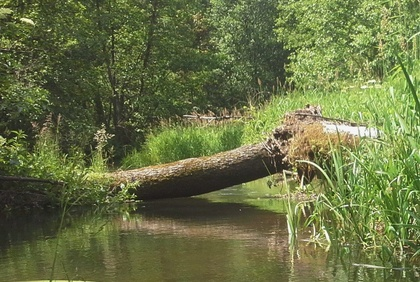
%> input picture graf/graf lab6/rzeczka.jpg, 420 x 282 px, shrunk from 981 x 658 before the run
$ octave lab6.m   (GNU Octave 9; MATLAB toolbox functions it lacks are replaced by stand-ins)
%> lines starting %> are read from the running program, lines starting %| are printed output that depends on the picture
### GRAFIKA 2/graf lab6/zasmaske.m
## Copyright (C) 2024 Jacek
##
## This program is free software: you can redistribute it and/or modify
## it under the terms of the GNU General Public License as published by
## the Free Software Foundation, either version 3 of the License, or
## (at your option) any later version.
##
## This program is distributed in the hope that it will be useful,
## but WITHOUT ANY WARRANTY; without even the implied warranty of
## MERCHANTABILITY or FITNESS FOR A PARTICULAR PURPOSE.  See the
## GNU General Public License for more details.
##
## You should have received a copy of the GNU General Public License
## along with this program.  If not, see <https://www.gnu.org/licenses/>.

## -*- texinfo -*-
## @deftypefn {} {@var{retval} =} zasmaske (@var{input1}, @var{input2})
##
## @seealso{}
## @end deftypefn

## Author: Jacek <Jacek@DESKTOP-50EU0VR>
## Created: 2024-01-04


% funkcja do używania maski na obiektach
% obiektem może byc zarówno obrazek (macierz 3-wymiarowa) lub zwykła macierz 2-wymiarowa
% funkcja działa tylko na masce 3x3
function wyjscie = zasmaske(obr, maska)
wyjscie = obr;
for n = 1:size(obr,3)
r = obr(:,:,n);
r2 = zeros(size(r,1)+2,size(r,2)+2);
r2(2:end-1, 2:end-1) = r;
r2(1,:) = r2(2,:);
r2(end,:) = r2(end-1,:);
r2(:,1) = r2(:,2);
r2(:,end) = r2(:,end-1);
r3 = zeros(size(r));
for i = (-1:1)
for j = (-1:1)
r3 += r2(2+i:end-1+i, 2+j:end-1+j)*maska(i+2,j+2);
end
end
wyjscie(:,:,n)=r3;
end
endfunction

### graf/graf lab6/lab6.m
figure
r = double(imread('rzeczka.jpg'));
imshow(r/255)

%zad1
a = [23,24,25;33,34,35;63,64,65;73,74,75];
maska = [0,0.2,0;0.3,0.4,0;0,0,0.1];
xd = zasmaske(a,maska);
xd

%zad2
figure
r = double(imread('rzeczka.jpg'));
imshow(r/255);
maska = [5,6,5;6,6,6;5,6,5];
maska./=sum(sum(maska)); % normalizacja maski
xd = zasmaske(r,maska);
%> call 2 of zasmaske, with maska = [0.1 0.12 0.1; 0.12 0.12 0.12; 0.1 0.12 0.1]
%> after the loop in zasmaske (call 2), `for n = 1:size(obr,3)`:
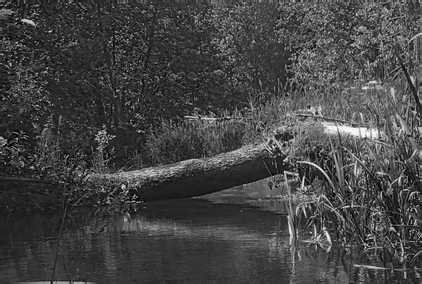
%> r2: size 284x422 double; min 0, max 250, mean 68.7
imshow(xd/255);

%zad3
figure
r = double(imread('rzeczka.jpg'));
imshow(r/255);
maska = [0,-1,0;-1,5,-1;0,-1,0];
xd = zasmaske(r,maska);
function wejscie = PrzytnijZakres(wejscie)
wejscie(wejscie < 0) = 0;
wejscie(wejscie > 255) = 255;
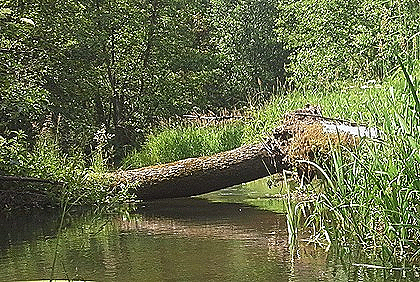
%> wejscie: size 282x420x3 double; mean R, G, B 102.5, 109.3, 74.2
end
xd = PrzytnijZakres(xd);
imshow(xd/255);

%zad4
figure
r = double(imread('rzeczka.jpg'));
imshow(r/255);
maska = [0,0,0;-1,0,1;0,0,0];
function wyjscie = SzaroscSrednia (r,g,b)
wyjscie = (r+g+b)/3;
end
r2 = SzaroscSrednia (r(:,:,1),r(:,:,2),r(:,:,3));
imshow(r2/255);
r3 = zasmaske(r2,maska);
%> call 4 of zasmaske, with maska = [0 0 0; -1 0 1; 0 0 0]
%> after the loop in zasmaske (call 4), `for n = 1:size(obr,3)`:
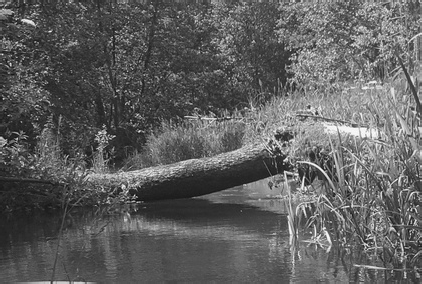
%> r2: size 284x422 double; min 8, max 253, mean 95.6
r4 = abs(r3); % chyba moduł ale nie jestem pewien
imshow(r4/255);

%zad5
figure
r = double(imread('rzeczka.jpg'));
imshow(r/255);
maska = [-1,-2,-1;0,0,0;1,2,1];
r2 = abs(zasmaske(r,maska));
%> r2: size 282x420x3 double
imshow(r2/255);

%zad6
figure
r = double(imread('rzeczka.jpg'));
imshow(r/255);
function wyjscie = SzaroscSrednia (r,g,b)
wyjscie = (r+g+b)/3;
end
r2 = SzaroscSrednia (r(:,:,1),r(:,:,2),r(:,:,3));
imshow(r2/255);
a = [0,-1,0;0,0,0;0,1,0];
b = [0,0,0;1,0,-1;0,0,0];
obr1 = abs(zasmaske(r,a));
obr2 = abs(zasmaske(r,b));
%> call 7 of zasmaske, with maska = [0 0 0; 1 0 -1; 0 0 0]
%> after the loop in zasmaske (call 7), `for n = 1:size(obr,3)`:
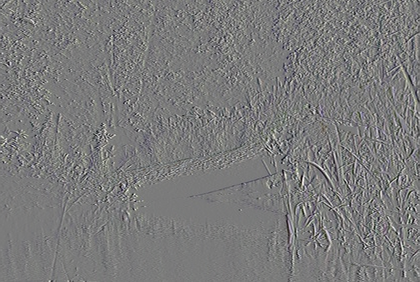
%> wyjscie: size 282x420x3 double; mean R, G, B -0.2, -0.3, -0.2; drawn with min black and max white
obrw = max(obr1,obr2);
imshow(obrw/255);

%zad7
figure
r = double(imread('rzeczka.jpg'));
imshow(r/255);
a = [-1,-1,0;-1,0,1;0,1,1];
function wyjscie = SzaroscSrednia (r,g,b)
wyjscie = (r+g+b)/3;
end
r2 = SzaroscSrednia (r(:,:,1),r(:,:,2),r(:,:,3));
r3 = zasmaske(r2,a);
%> call 8 of zasmaske, with maska = [-1 -1 0; -1 0 1; 0 1 1]
%> after the loop in zasmaske (call 8), `for n = 1:size(obr,3)`:
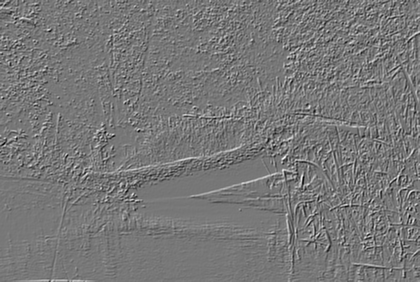
%> wyjscie: size 282x420 double; min -476.7, max 536.3, mean 0.5; drawn with min black and max white
r3+=127.5;
imshow(r3/255);

%zad8
figure
r = double(imread('rzeczka.jpg'));
imshow(r/255);
a = [-1,-sqrt(2),-1;0,0,0;1,sqrt(2),1];
b = [-1,0,1;-sqrt(2),0,sqrt(2);-1,0,1];
r2 = (r(:,:,1)+r(:,:,2)+r(:,:,3))/3;
obr1 = abs(zasmaske(r2,a));
%> obr1: size 282x420 double
obr2 = abs(zasmaske(r2,b));
%> obr2: size 282x420 double
img3 = sqrt(obr1.^2 + obr2.^2);
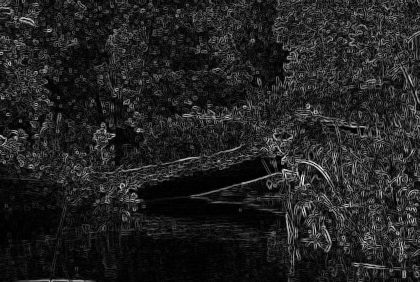
%> img3: size 282x420 double; min 0, max 720.7, mean 98.2; drawn with min black and max white
imshow(img3/255); % wychodzi nieco inny obrazek
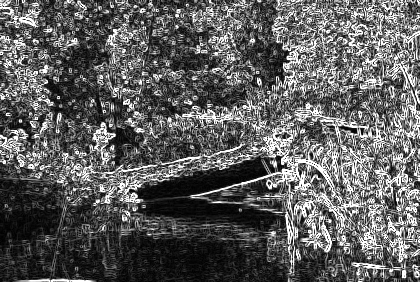
%> displayed picture: size 282x420, on the screen's scale of 0 to 255; min 0, max 255, mean 93.9
